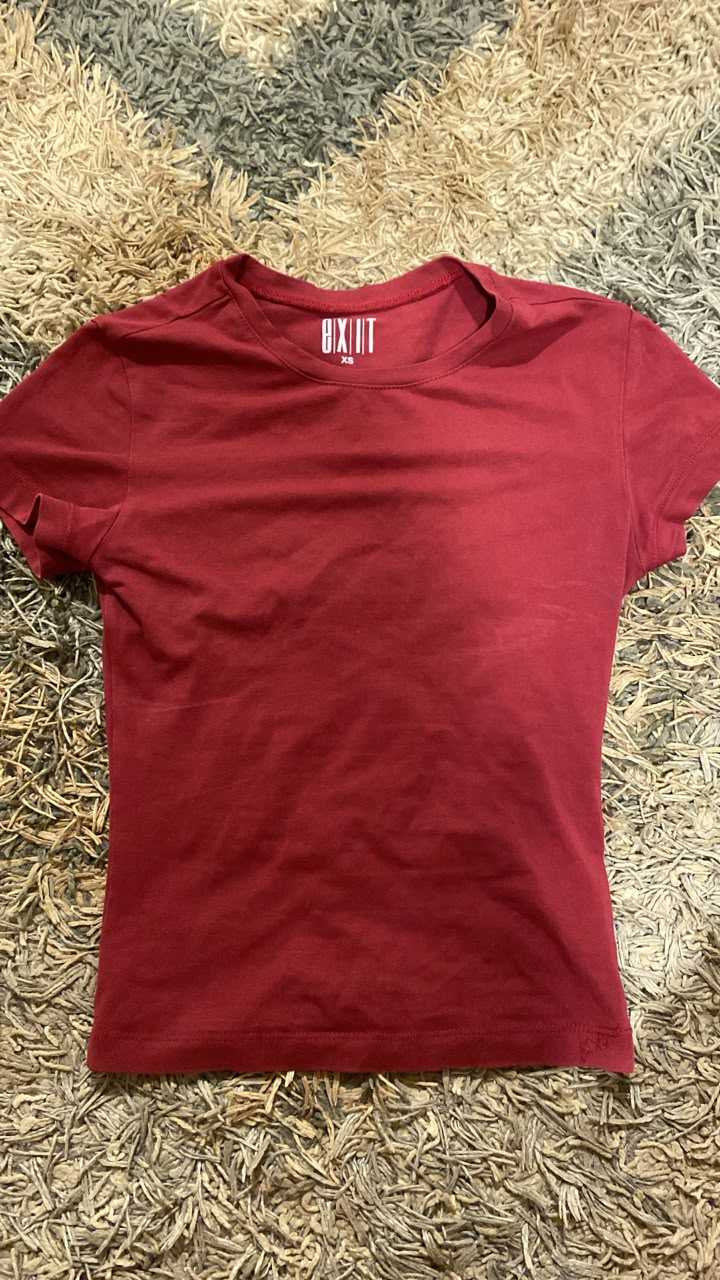
#> input picture Cloth Recognation Code/sample_fashion.jpg, 720 x 1280 px
$ python -i postprocess.py   (imports and definitions only)
#> lines starting #> are read from the running program, lines starting #| are printed output that depends on the picture; after the words box and inside, x2 and y2 are one past the last pixel; in counts of white or black regions, pixels touching at a corner belong together
#> further down, picture is the input picture: PIL image 720x1280 RGB; mean R, G, B 156.3, 97.2, 83.6
"""
Garment post-processing: background cleanup, hanger removal, deskew, and centering.
All operations are in-memory — accepts PIL.Image, returns PIL.Image, writes nothing to disk.
"""

import cv2
import numpy as np
from PIL import Image


def _is_lower_body_garment(category: str) -> bool:
    """Returns True if the category is a lower-body item (pants, shorts, skirts)."""
    # Use whole-word boundary patterns: "shorts" must not match "short_sleeved_shirt"
    lower_kw = ["trouser", "pant", "jean", "shorts", "skirt", "bottom"]
    cat = category.lower()
    return any(kw in cat for kw in lower_kw)


def _detect_deskew_angle(mask: np.ndarray, max_angle: float = 10.0, step: float = 0.25) -> float:
    """
    Finds the rotation angle that maximises left-right bilateral symmetry of the garment mask.
    Returns the best angle in degrees (0.0 if mask is empty).
    """
    if not np.any(mask):
        return 0.0

    h, w = mask.shape
    center = (w // 2, h // 2)
    best_angle = 0.0
    best_iou = -1.0

    for ang in np.arange(-max_angle, max_angle + step, step):
        M = cv2.getRotationMatrix2D(center, ang, 1.0)
        rotated = cv2.warpAffine(
            mask, M, (w, h), flags=cv2.INTER_NEAREST, borderMode=cv2.BORDER_CONSTANT, borderValue=0
        )
        flipped = cv2.flip(rotated, 1)
        intersection = int(np.sum((rotated > 0) & (flipped > 0)))
        union = int(np.sum((rotated > 0) | (flipped > 0)))
        if union > 0:
            iou = intersection / union
            if iou > best_iou:
                best_iou = iou
                best_angle = float(ang)

    return best_angle


def _clean_hangers(img_bgr: np.ndarray, is_upper_body: bool) -> np.ndarray:
    """
    Removes hanger hooks and top-of-frame background bleeds for upper-body garments.
    No-op for lower-body items (trousers, shorts, skirts).
    """
#> called with is_upper_body = True
    if not is_upper_body:
        return img_bgr

    h, w = img_bgr.shape[:2]
#> h = 1280; w = 720
    result = img_bgr.copy()
    non_white = np.any(result < 245, axis=-1)
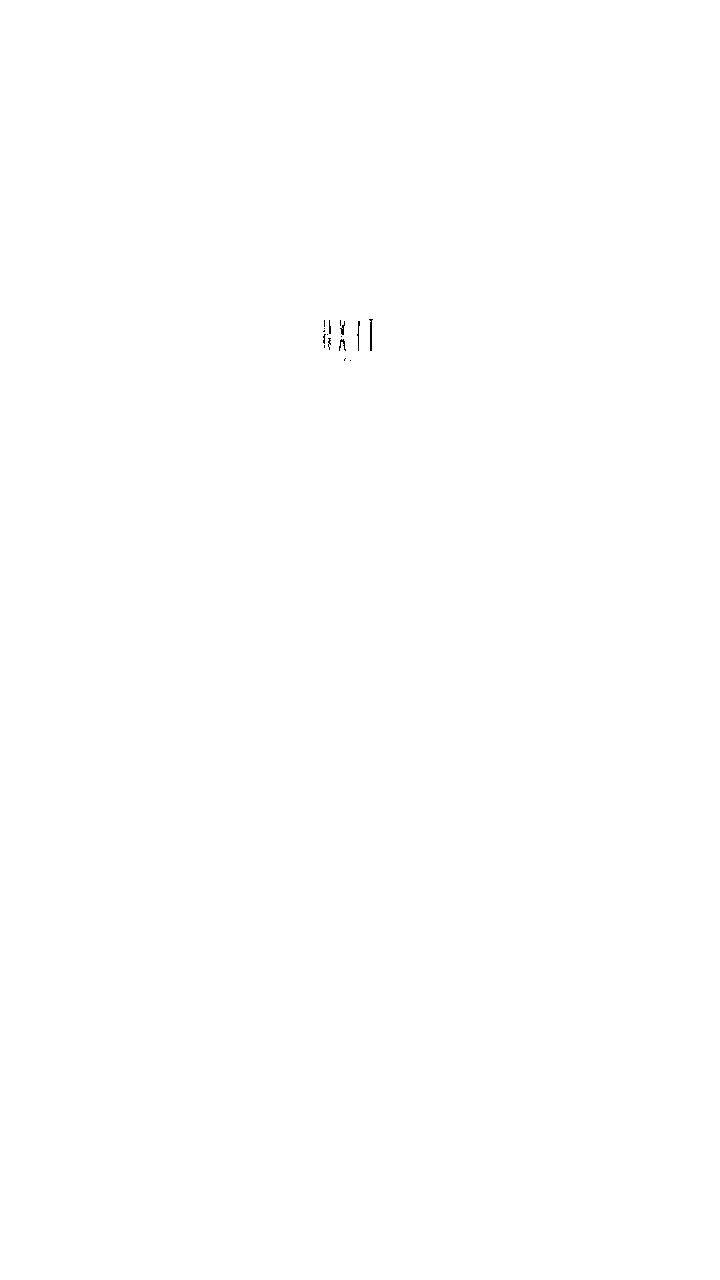
#> non_white: shape (1280, 720) bool; 100% white; black in thin lines or dots, all inside (x1, y1, x2, y2) = (323, 319, 373, 361)

    if not np.any(non_white):
        return result

    top_y = np.full(w, h)
#> top_y = 720 values from 1280 to 1280
    for x in range(w):
        y_idx = np.where(non_white[:, x])[0]
        if len(y_idx) > 0:
            top_y[x] = int(y_idx[0])
#> after the loop, top_y = 720 values from 0 to 0

    # Use shoulder region (15–85% width) to find collar line
    mid_left = range(int(w * 0.15), int(w * 0.45))
    mid_right = range(int(w * 0.55), int(w * 0.85))
    left_vals = [top_y[x] for x in mid_left if top_y[x] < h]
#> left_vals = 216 values from 0 to 0
    right_vals = [top_y[x] for x in mid_right if top_y[x] < h]
#> right_vals = 216 values from 0 to 0

    if left_vals and right_vals:
        sh_left_y = top_y[int(w * 0.25)] if top_y[int(w * 0.25)] < h else min(left_vals)
#> sh_left_y = 0
        sh_right_y = top_y[int(w * 0.75)] if top_y[int(w * 0.75)] < h else min(right_vals)
#> sh_right_y = 0
        shoulder_level = min(sh_left_y, sh_right_y)
#> shoulder_level = 0

        # Erase narrow center protrusions (hanger hooks) above shoulder line
        for x in range(int(w * 0.30), int(w * 0.70)):
            if top_y[x] < shoulder_level - 15:
                result[:shoulder_level, x] = 255

    # Soft feather edge
    mask = (np.any(result < 248, axis=-1)).astype(np.uint8) * 255
#> mask: shape (1280, 720); 100% white; black in thin lines or dots, all inside (x1, y1, x2, y2) = (324, 319, 372, 360)
    feathered = cv2.GaussianBlur(mask, (3, 3), 1.0) / 255.0
    final = np.full_like(result, 255)
    for c in range(3):
        final[:, :, c] = (result[:, :, c] * feathered + 255 * (1.0 - feathered)).astype(np.uint8)

    return final


def _straighten_and_center(img_bgr: np.ndarray, pad_ratio: float = 0.05) -> np.ndarray:
    """Deskews the garment and centres it on a clean white canvas."""
#> called with pad_ratio = 0.05
    mask = (np.any(img_bgr < 248, axis=-1)).astype(np.uint8) * 255
#> mask: shape (1280, 720); 100% white; black in thin lines or dots, all inside (x1, y1, x2, y2) = (323, 319, 372, 360)
    if not np.any(mask):
        return img_bgr

    angle = _detect_deskew_angle(mask, max_angle=10.0, step=0.25)
#> the loop in _detect_deskew_angle, `for ang in np.arange(-max_angle, max_angle + step, step):` made 81 passes
#> (intersection, union, iou, best_iou) on passes 1 to 12: (776534, 903096, 0.86, 0.86), (779356, 903808, 0.862, 0.862), (782168, 904540, 0.865, 0.865), (785074, 905232, 0.867, 0.867), (787980, 905936, 0.87, 0.87), (790942, 906644, 0.872, 0.872), (793880, 907324, 0.875, 0.875), (796888, 908010, 0.878, 0.878), (799934, 908690, 0.88, 0.88), (803014, 909340, 0.883, 0.883), (806118, 910004, 0.886, 0.886), (809260, 910652, 0.889, 0.889)
#> (intersection, union, iou) on passes 42 to 47: (916638, 921576, 0.995), (911970, 921528, 0.99), (907430, 921438, 0.985), (902956, 921300, 0.98), (898536, 921170, 0.975), (894192, 921002, 0.971)
#> pass 1, in _detect_deskew_angle, `rotated = cv2.warpAffine( mask, M, (w, h), flags=cv2.INTER_NEAREST, bo..`:
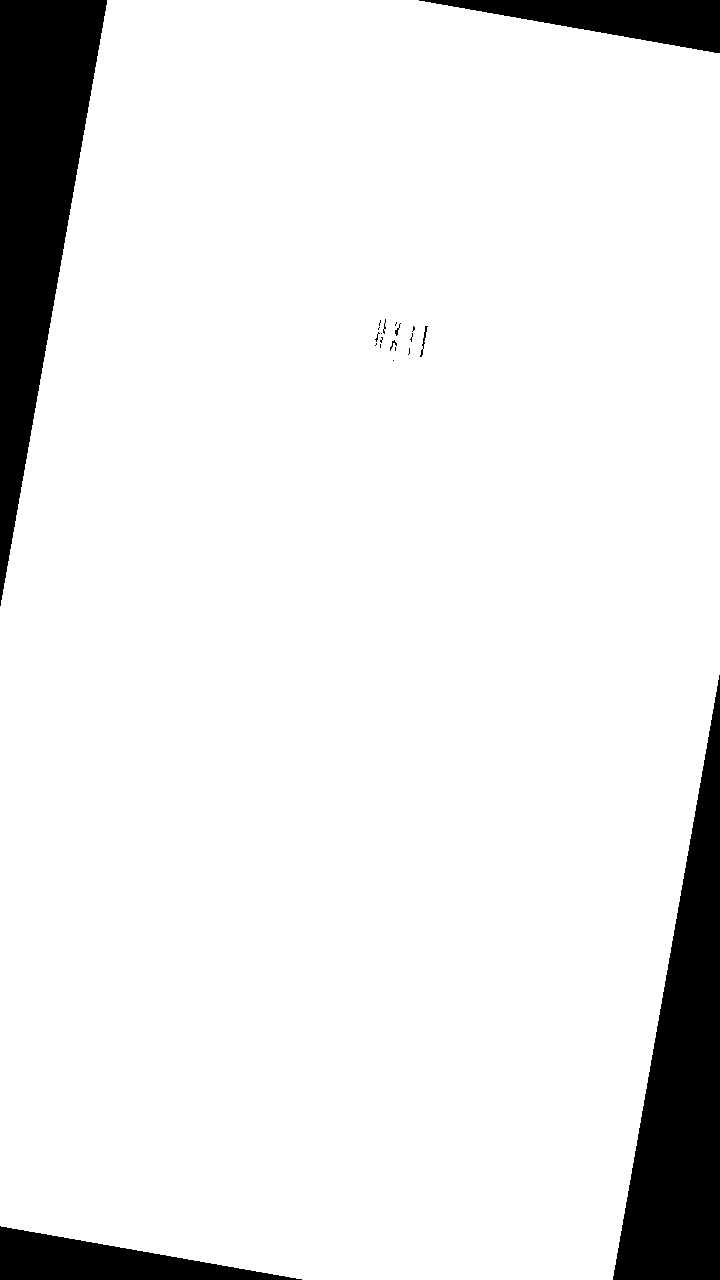
#> rotated: shape (1280, 720); 91.1% white; 21 black regions (14 under 20 px), largest, box (x1, y1, x2, y2) and area: (0, 0, 107, 606) 32692, (613, 675, 720, 1280) 32595, (0, 1226, 302, 1280) 8179
#> pass 1, in _detect_deskew_angle, `flipped = cv2.flip(rotated, 1)`:
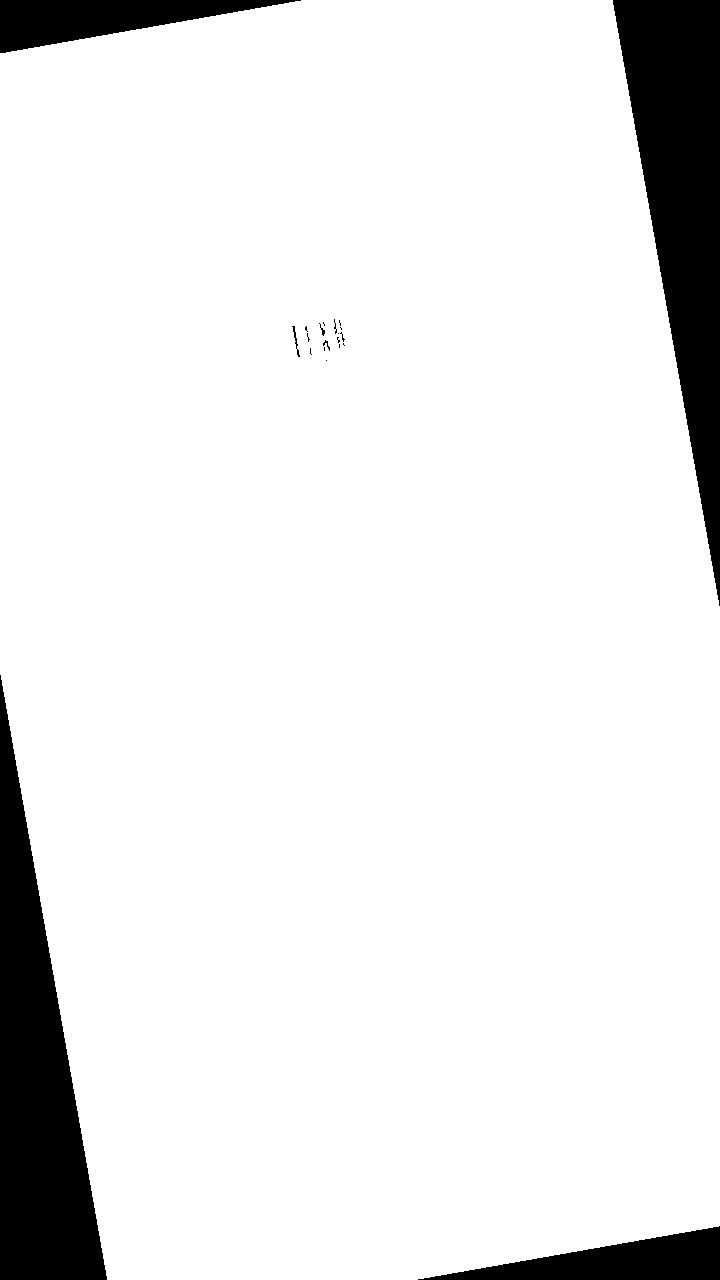
#> flipped: shape (1280, 720); 91.1% white; 21 black regions (14 under 20 px), largest, box (x1, y1, x2, y2) and area: (613, 0, 720, 606) 32692, (0, 675, 107, 1280) 32595, (418, 1226, 720, 1280) 8179
#> pass 2, in _detect_deskew_angle, `flipped = cv2.flip(rotated, 1)`:
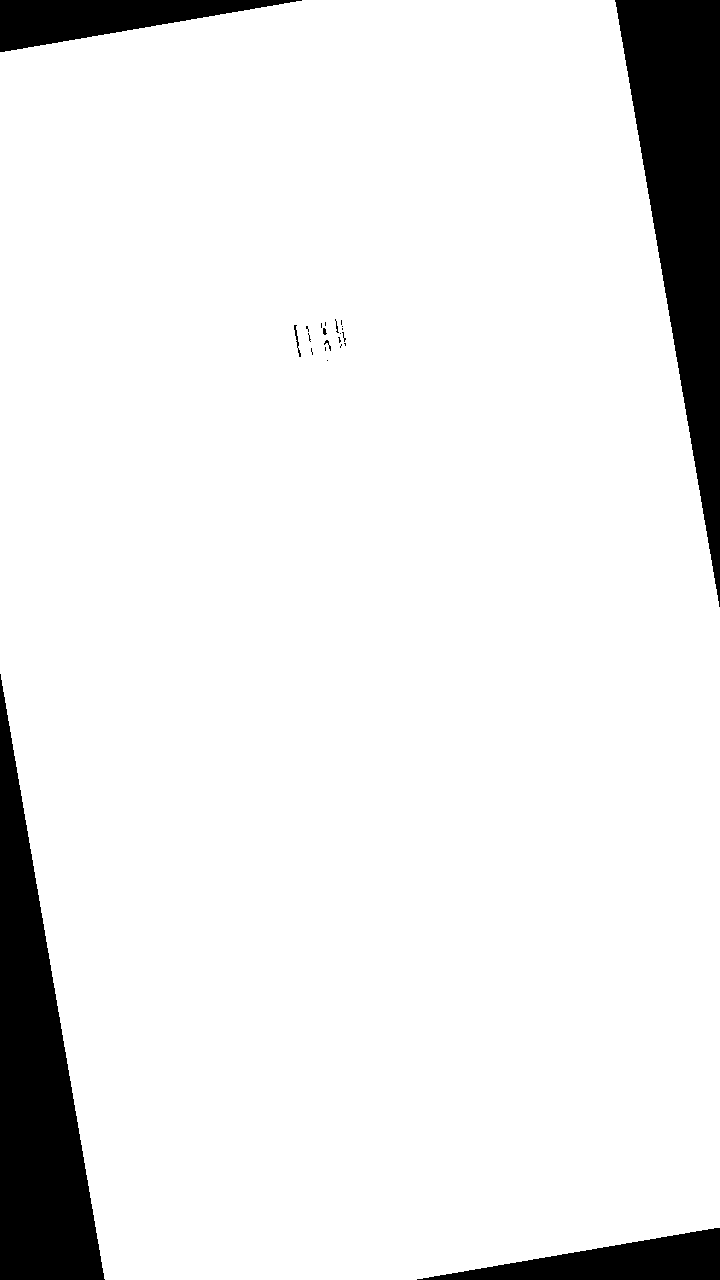
#> flipped: shape (1280, 720); 91.3% white; 23 black regions (16 under 20 px), largest, box (x1, y1, x2, y2) and area: (615, 0, 720, 607) 31943, (0, 674, 105, 1280) 31848, (417, 1228, 720, 1280) 8041
#> after the loop in _detect_deskew_angle, `for ang in np.arange(-max_angle, max_angle + step, step):`: rotated: shape (1280, 720); 91.1% white; 24 black regions (17 under 20 px), largest, box (x1, y1, x2, y2) and area: (613, 0, 720, 606) 32702, (0, 675, 107, 1280) 32585, (0, 0, 302, 54) 8172
#> after the loop in _detect_deskew_angle, `for ang in np.arange(-max_angle, max_angle + step, step):`: best_iou = 1
#> angle = 0

    if abs(angle) >= 0.2:
        pil_img = Image.fromarray(cv2.cvtColor(img_bgr, cv2.COLOR_BGR2RGB))
        rotated_pil = pil_img.rotate(angle, resample=Image.BICUBIC, expand=True, fillcolor=(255, 255, 255))
        rotated = cv2.cvtColor(np.array(rotated_pil), cv2.COLOR_RGB2BGR)
    else:
        rotated = img_bgr

    non_white = np.any(rotated < 248, axis=-1)
    if not np.any(non_white):
        return rotated

    y_idx, x_idx = np.where(non_white)
    y1, y2 = int(np.min(y_idx)), int(np.max(y_idx))
#> y1 = 0; y2 = 1279
    x1, x2 = int(np.min(x_idx)), int(np.max(x_idx))
#> x1 = 0; x2 = 719
    garment = rotated[y1 : y2 + 1, x1 : x2 + 1]

    gw = x2 - x1 + 1
#> gw = 720
    gh = y2 - y1 + 1
#> gh = 1280
    px = int(gw * pad_ratio)
#> px = 36
    py = int(gh * pad_ratio)
#> py = 64
    canvas = np.full((gh + 2 * py, gw + 2 * px, 3), 255, dtype=np.uint8)
#> canvas: shape (1408, 792, 3); every value is 255
    canvas[py : py + gh, px : px + gw] = garment
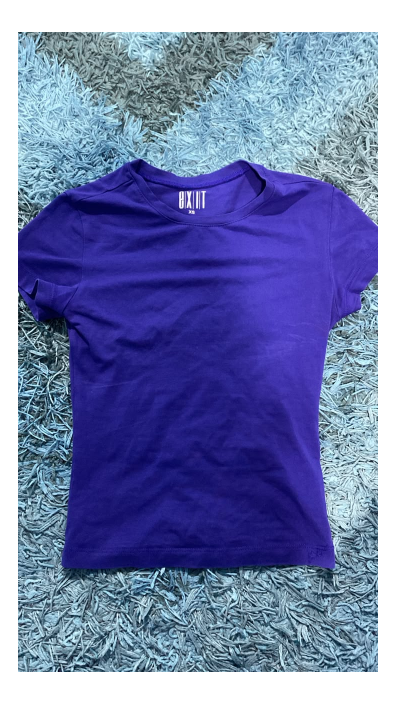
#> canvas: shape (1408, 792, 3) (shown at 1/2 size); mean of channels 0, 1, 2 113.3, 124.5, 173.5; drawn as R, G, B
    return canvas


def postprocess_garment_crop(image: Image.Image, category: str = "item") -> Image.Image:
    """
    Full in-memory garment post-processing pipeline:
      1. Hanger/background cleanup (upper-body only)
      2. Bilateral-symmetry deskew
      3. Centering on white canvas
    Returns a clean PIL.Image — nothing written to disk.
    """
    img_bgr = cv2.cvtColor(np.array(image.convert("RGB")), cv2.COLOR_RGB2BGR)
    is_upper = not _is_lower_body_garment(category)
    cleaned = _clean_hangers(img_bgr, is_upper_body=is_upper)
    final_bgr = _straighten_and_center(cleaned, pad_ratio=0.05)
    return Image.fromarray(cv2.cvtColor(final_bgr, cv2.COLOR_BGR2RGB))
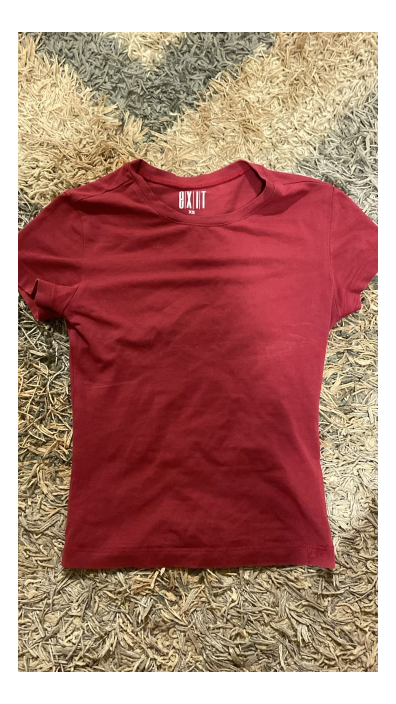
#> returned value: PIL image 792x1408 RGB (shown at 1/2 size); mean R, G, B 173.5, 124.5, 113.3

>>> from PIL import Image
>>> picture = Image.open('../../../../../Cloth Recognation Code/sample_fashion.jpg')
>>> result = postprocess_garment_crop(picture)
